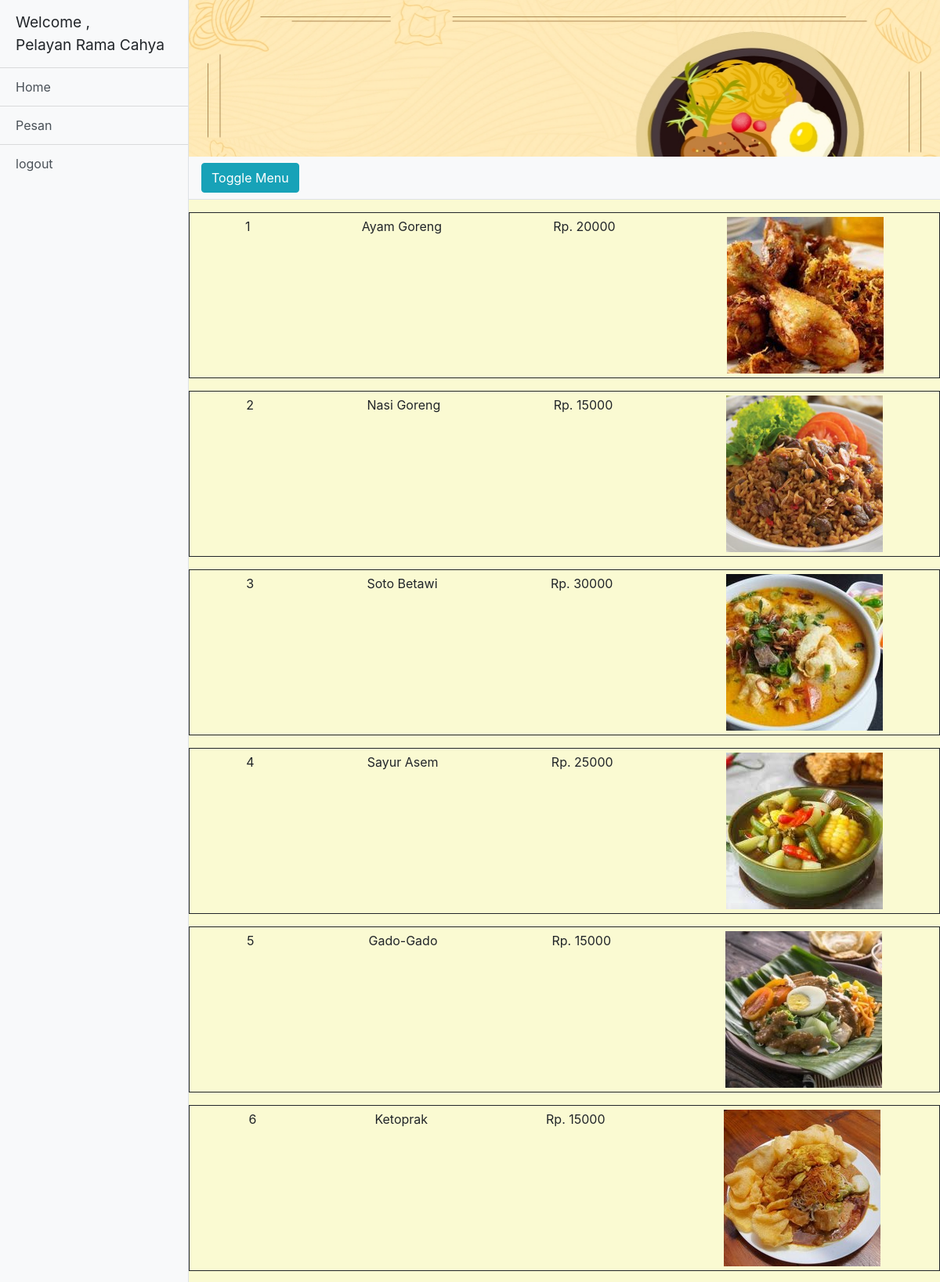
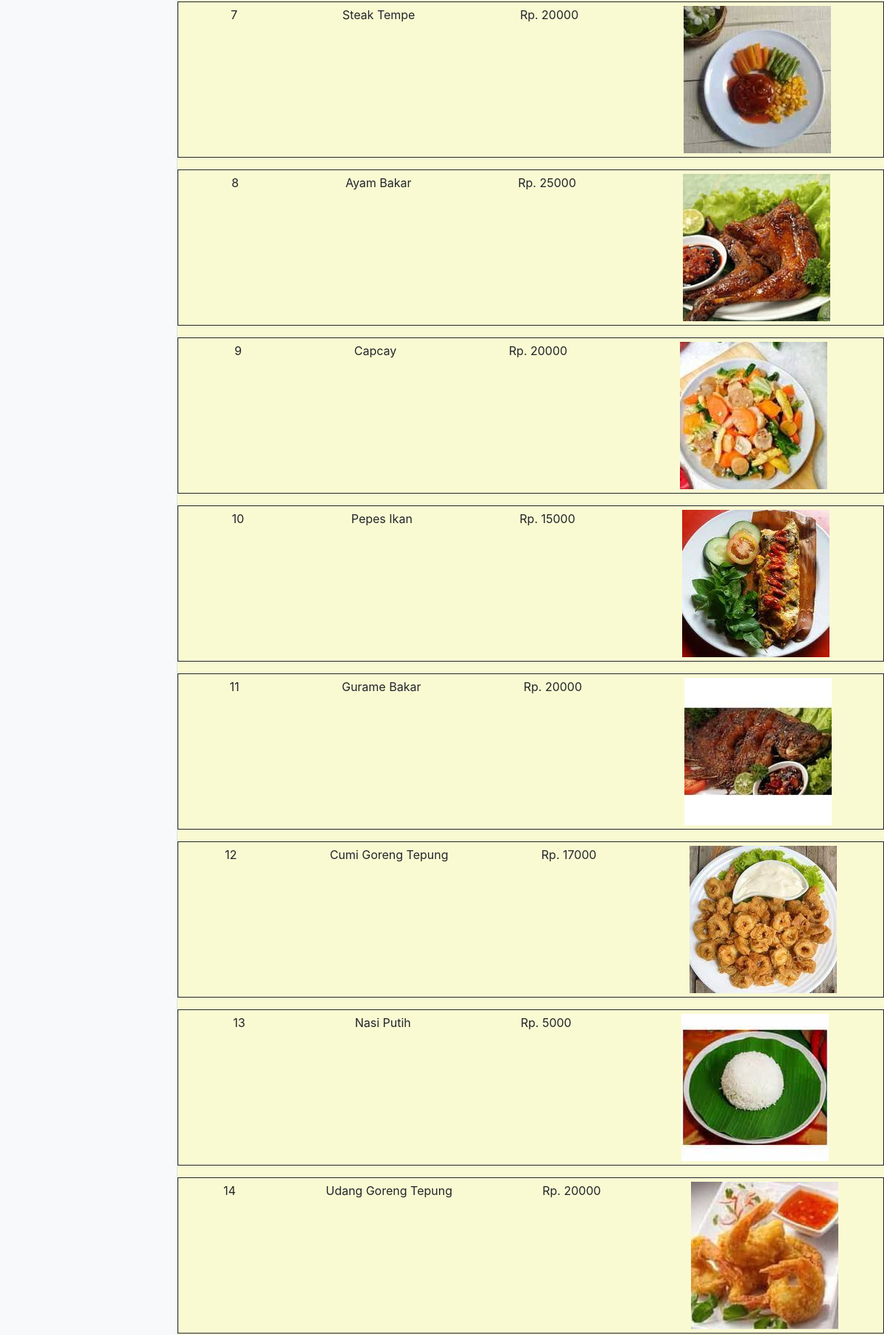
The app's page /menu.php (signed in, upper part) with its own data (2 pictures, top to bottom).
### tables this page shows
CREATE TABLE `menu` (
  `id_menu` int(11) NOT NULL,
  `nama` varchar(25) NOT NULL,
  `harga` int(11) NOT NULL,
  `gambar` varchar(99) NOT NULL
);

### functions.php (called while the page is built)
<?php
include "koneksi.php";
 function query($query){
    global $db;
    $lemari = [];
    $theQuery = mysqli_query($db,$query);
    while($rak = mysqli_fetch_assoc($theQuery)){
        $lemari[] = $rak;
    }
    return $lemari;
 }

### menu.php (the view, shortened to what this page needs)
<?php
	include "koneksi.php";
	include "functions.php";
	$boxMenu = query("SELECT * FROM menu");
 ?>
<!DOCTYPE html>
<html lang="en">
<head>
  <link href="vendor/bootstrap/css/bootstrap.min.css" rel="stylesheet">
  <link rel="stylesheet" href="assets/styles/style.css">
  <link rel="stylesheet" href="assets/styles/sidebar.css">
</head>
<body>
<div class="d-flex" id="wrapper">
    <div class="bg-light border-right" id="sidebar-wrapper">
      <div class="sidebar-heading">Welcome ,<br><?= $_SESSION['tipe'] ?> <?= $_SESSION['nama'] ?>  </div>
      <div class="list-group list-group-flush">
	  <a href="index.php" class="list-group-item list-group-item-action bg-light linkHome">Home</a>
        <a href="menu.php" class="list-group-item list-group-item-action bg-light linkPesan">Pesan</a>
		<a href="logout.php" class="list-group-item list-group-item-action bg-light">logout</a>
	</div>
    </div>
    <div id="page-content-wrapper">
		<div class="container-fluid banner"></div>
      <nav class="navbar navbar-expand-lg navbar-light bg-light border-bottom">
        <button class="btn btn-info" id="menu-toggle">Toggle Menu</button>
      </nav>
	  <div class="container">
		  <?php
			foreach ($boxMenu as $menuData) {
				echo "
				<div class='row menu mt-3' style='border : 1px solid' data-toggle='modal' data-target='#ModalMenu'>
				  <menu-item> ".$menuData['id_menu'] ." </menu-item>
				  <menu-item> ".$menuData['nama'] ."</menu-item>
				  <menu-item> Rp. ".$menuData['harga'] ."</menu-item>
				  <menu-item> <img src='./assets/image/". $menuData['gambar'] ."' width='200' ></menu-item>
				</div>";
			}
		   ?>
	  </div>
    </div>
</div>
</body>
</html>

### assets/styles/style.css (style rules this page uses)
body { overflow-x: hidden; background-color: lightgoldenrodyellow; }
.banner { width: 100%; background-image: url("./../image/gambar.jpg"); height: 25vh; background-size: cover; }

### assets/styles/sidebar.css (style rules this page uses)
#sidebar-wrapper { min-height: 100vh; margin-left: -15rem; -webkit-transition: margin .25s ease-out; -moz-transition: margin .25s ease-out; -o-transition: margin .25s ease-out; transition: margin .25s ease-out; }
#sidebar-wrapper .sidebar-heading { padding: 0.875rem 1.25rem; font-size: 1.2rem; }
#sidebar-wrapper .list-group { width: 15rem; }
#page-content-wrapper { min-width: 100vw; }
@media (min-width: 768px) { #sidebar-wrapper { margin-left: 0; } }
@media (min-width: 768px) { #page-content-wrapper { min-width: 0; width: 100%; } }

### menu.php (style rules this page uses)
.menu { display: flex; justify-content: space-around; }
menu-item { margin: 5px 0; display: inline-block; width: auto; }

### records on screen
menu: id_menu "1", nama "Ayam Goreng", harga "20000", gambar (picture)
menu: id_menu "2", nama "Nasi Goreng", harga "15000", gambar (picture)
menu: id_menu "3", nama "Soto Betawi", harga "30000", gambar (picture)
menu: id_menu "4", nama "Sayur Asem", harga "25000", gambar (picture)
menu: id_menu "5", nama "Gado-Gado", harga "15000", gambar (picture)
menu: id_menu "6", nama "Ketoprak", harga "15000", gambar (picture)
menu: id_menu "7", nama "Steak Tempe", harga "20000", gambar (picture)
menu: id_menu "8", nama "Ayam Bakar", harga "25000", gambar (picture)
menu: id_menu "9", nama "Capcay", harga "20000", gambar (picture)
menu: id_menu "10", nama "Pepes Ikan", harga "15000", gambar (picture)
menu: id_menu "11", nama "Gurame Bakar", harga "20000", gambar (picture)
menu: id_menu "12", nama "Cumi Goreng Tepung", harga "17000", gambar (picture)
menu: id_menu "13", nama "Nasi Putih", harga "5000", gambar (picture)
menu: id_menu "14", nama "Udang Goreng Tepung", harga "20000", gambar (picture)

### other values on screen
$_SESSION['tipe'] "Pelayan"
$_SESSION['nama'] "Rama Cahya"
